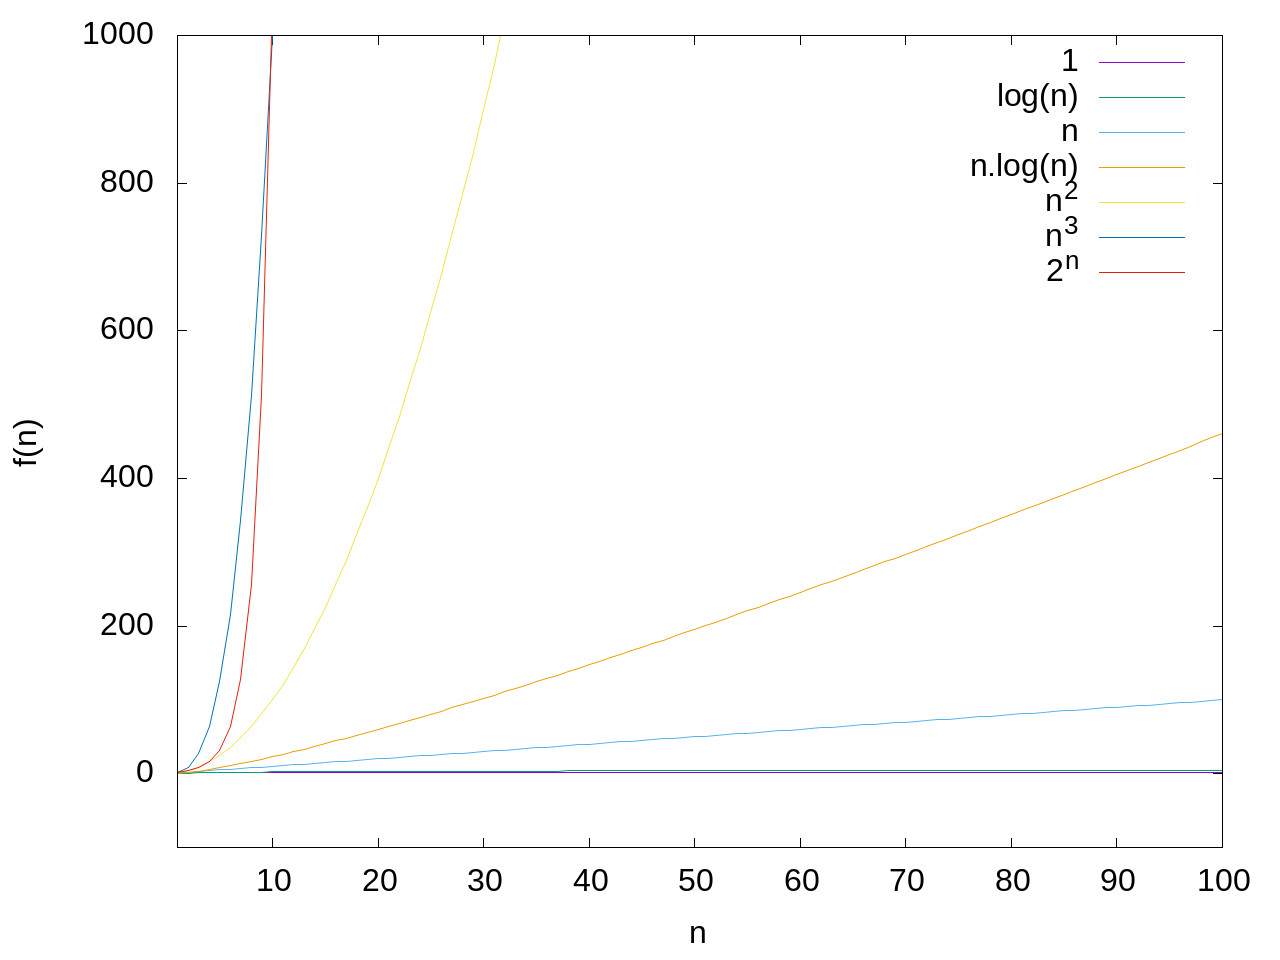

This chart was generated by the following gnuplot code:
set terminal jpeg enhanced size 1280,960 font "arial,24.0"
set output "todas.jpg"
set xlabel "n"
set ylabel "f(n)"
plot [n=1:100][-100:1000] 1        with lines lw 1 lt 1 title "1", \
                          log(n)   with lines lw 1 lt 2 title "log(n)", \
                          n        with lines lw 1 lt 3 title "n", \
                          n*log(n) with lines lw 1 lt 4 title "n.log(n)", \
                          n**2     with lines lw 1 lt 5 title "n^2", \
                          n**3     with lines lw 1 lt 6 title "n^3", \
                          2**n     with lines lw 1 lt 7 title "2^n"
